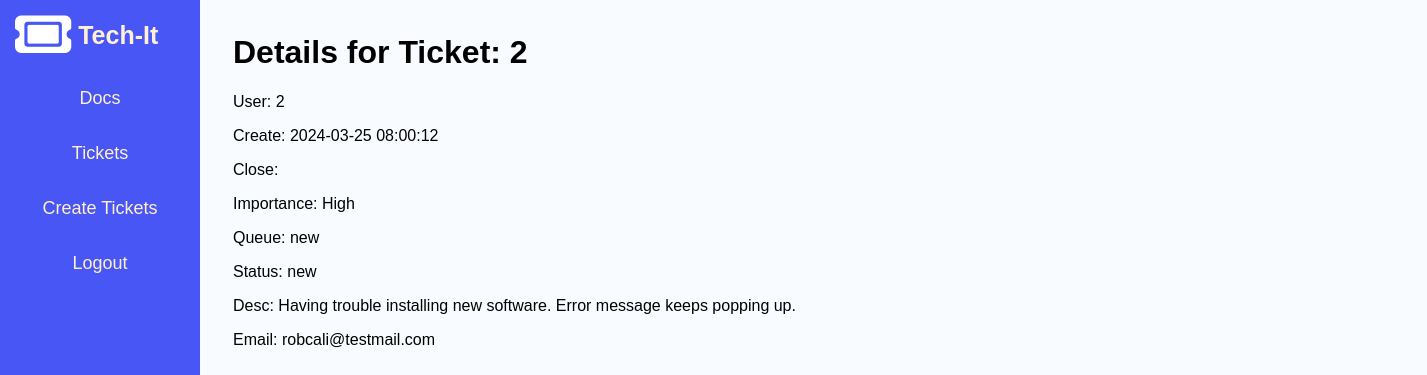
Screenshot of /ticketDetails.php?id=2 with the database file from the repository.
### tables this page shows
CREATE TABLE if NOT EXISTS `ticket` (
  `Ticket_ID` int(11) NOT NULL AUTO_INCREMENT,
  `UserID` int(11) NOT NULL,
  `Importance` enum('High', 'Medium', 'Low') NOT NULL,
  `Queue` enum('new','inprogress','closed','important') NOT NULL,
  `Status` enum('new','reopened','closed') NOT NULL,
  `CreateDate` datetime NOT NULL,
  `CloseDate` datetime,
  `TicketDesc` varchar(1000) NOT NULL,
  `Email` varchar(64) NOT NULL,
  Primary Key(Ticket_ID),
  Foreign Key(UserID) References user(UserID)
);

### ticketDetails.php (the view, shortened to what this page needs)
<html>
    <head>
        <link rel="stylesheet" href="style.css">
    </head>
<?php include ("menu.php")?>
<?php
$servername = "localhost";
$useraccount = "admin";
$password = "admin";
$dbname = "cs410_final";
$conn = new mysqli($servername, $useraccount, $password, $dbname);
$id = isset($_GET['id']) ? $_GET['id'] : null;
if ($id) {
    $sql = "SELECT * FROM ticket WHERE ticket.Ticket_ID = '$id'";
    $result = $conn->query($sql);
    if ($result->num_rows > 0) {
        $row = $result->fetch_row();
        echo '<div class="ticketDetail">';
        echo "<h1>Details for Ticket: " . $row[0] . "</h1>";
        echo "<p>User: " . $row[1] . "</p>";
        echo "<p>Create: " . $row[5] . "</p>";
        echo "<p>Close: " . $row[6] . "</p>";
        echo "<p>Importance: " . $row[2] . "</p>";
        echo "<p>Queue: " . $row[3] . "</p>";
        echo "<p>Status: " . $row[4] . "</p>";
        echo "<p>Desc: " . $row[7] . "</p>";
        echo "<p>Email: " . $row[8] . "</p>";
        echo '</div>';
    } else {
        echo "Ticket not found.";
    }
} else {
    echo "Invalid request.";
}
?>
</html>

### style.css (style rules this page uses)
html { background: #f8fbff; font-family: 'Lucida Sans', 'Lucida Sans Regular', 'Lucida Grande', 'Lucida Sans Unicode', Geneva, Verdana, sans-serif; }
.ticketDetail { width: 100%; height: 64px; border-radius: 20px; display: inline-block; padding: 5px 0px 5px 225px; cursor: pointer; border: none; }

### rows the page displays
ticket: Ticket_ID "2", UserID "2", CreateDate "2024-03-25 08:00:12", Importance "High", Queue "new", Status "new", TicketDesc "Having trouble installing new software. Error message keeps popping up.", Email "robcali@testmail.com"
